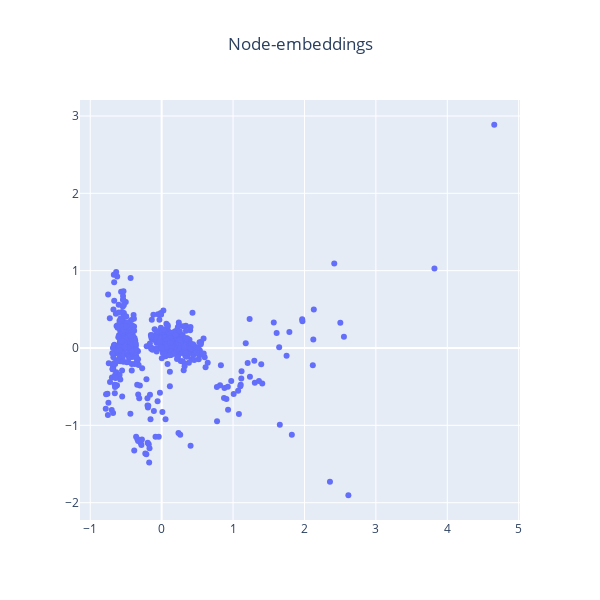

Here is the notebook cell this chart was saved with:
### Code cell
# plot embeddings

fig = go.Figure(data=go.Scatter(x=df_embeddings_2d[0],
                                y=df_embeddings_2d[1],
                                mode='markers',
                                text=list(mapping_hotels_idx.keys())
                                ))

fig.update_layout(title='Node-embeddings', title_x=0.5, height=600, width=600)
fig.show()

### Figure 1 — Plotly figure (JSON) as saved in the notebook; plotly's stock layout.template omitted (floating-point values rounded to 4 significant figures; data arrays with more than 128 entries replaced by an {"elided": "..."} marker saying what was removed)
{"data": [{"mode": "markers", "text": {"elided": "742 str values"}, "type": "scatter", "x": {"elided": "742 float values"}, "y": {"elided": "742 float values"}}], "layout": {"height": 600, "title": {"text": "Node-embeddings", "x": 0.5}, "width": 600}}
